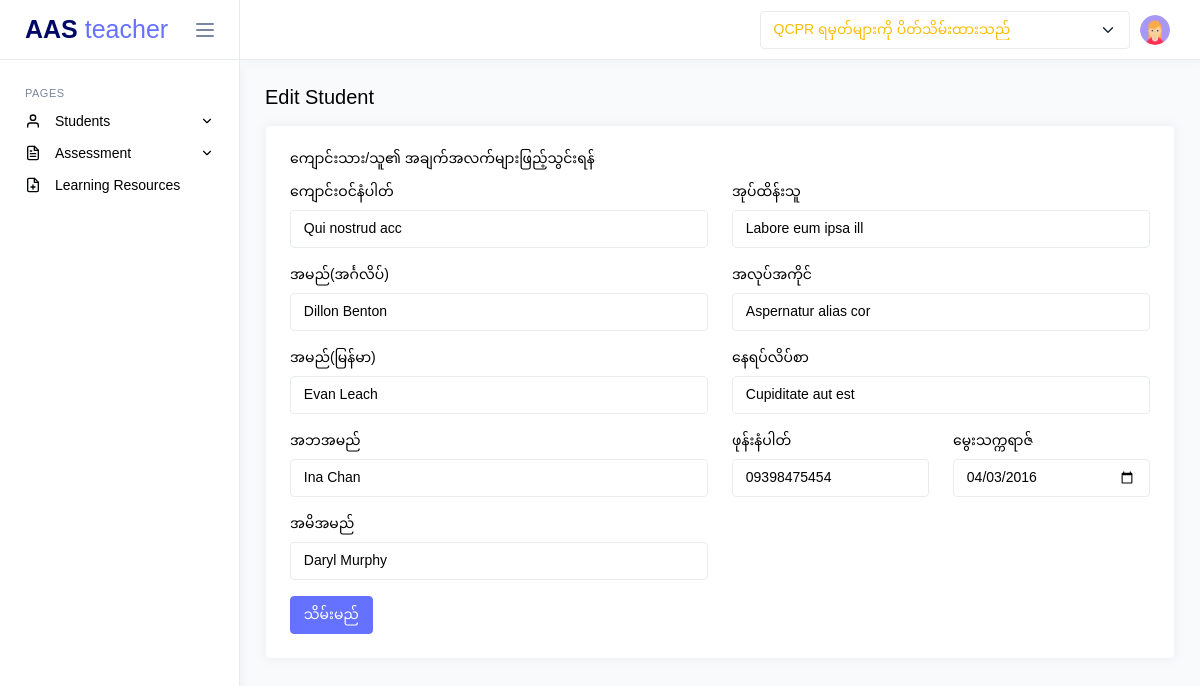
Screenshot of /teacher/edit-student.php?id=4 (signed in) with the database file from the repository.
### tables this page shows
CREATE TABLE `qcpr` (
  `id` int(11) NOT NULL,
  `class_id` int(11) NOT NULL,
  `teacher_id` int(11) NOT NULL,
  `status` int(11) NOT NULL DEFAULT 0,
  `created_at` datetime NOT NULL DEFAULT current_timestamp(),
  `updated_at` datetime NOT NULL DEFAULT current_timestamp()
);

CREATE TABLE `students` (
  `id` int(11) NOT NULL,
  `class_id` int(11) DEFAULT NULL,
  `enrollment_no` varchar(15) NOT NULL,
  `name_en` varchar(255) NOT NULL,
  `name_mm` varchar(255) NOT NULL,
  `username` varchar(255) DEFAULT NULL,
  `password` varchar(255) NOT NULL DEFAULT '123456',
  `password_status` int(11) NOT NULL DEFAULT 0,
  `dob` date NOT NULL,
  `father_name` varchar(255) NOT NULL,
  `mother_name` varchar(255) NOT NULL,
  `guardian` varchar(255) NOT NULL,
  `parent_job` varchar(255) NOT NULL,
  `phone` varchar(15) NOT NULL,
  `address` varchar(255) NOT NULL,
  `created_at` datetime NOT NULL DEFAULT current_timestamp()
);

### app/controllers/QcprController.php (called while the page is built, shortened)
<?php
class QcprController
{
    private $qcprModel;
    public function __construct()
    {
        $database = new MySQL();
        $db = $database->connect();
        $this->qcprModel = new QcprModel($db);
    }
    public function getAnnouncementStatus()
    {
        return $this->qcprModel->getAnnouncementStatus($_SESSION['class_id']);
    }
}

### app/models/QcprModel.php (called while the page is built, shortened)
<?php
class QcprModel
{
    private $db;
    private $table = 'qcpr';
    public function __construct($db)
    {
        $this->db = $db;
    }
    public function getAnnouncementStatus($class_id)
    {
        try {
            $query = "SELECT status FROM $this->table WHERE class_id = :class_id";
            $stmt = $this->db->prepare($query);
            $stmt->bindParam(':class_id', $class_id);
            $stmt->execute();
            return $stmt->fetchColumn();
        } catch (PDOException $e) {
            return false;
        }
    }
}

### core/helpers/Helper.php (called while the page is built, shortened)
<?php
class Helper
{
    public static function startSession()
    {
        if (session_status() === PHP_SESSION_NONE) {
            return session_start();
        }
        return true;
    }
}

### app/controllers/StudentController.php (called while the page is built, shortened)
<?php
class StudentController
{
    private $studentModel;
    public function __construct()
    {
        $database = new MySQL();
        $db = $database->connect();
        $this->studentModel = new StudentModel($db);
    }
    public function getStudentById($id)
    {
        return $this->studentModel->getStudentById($id);
    }
}

### app/models/StudentModel.php (called while the page is built, shortened)
<?php
class StudentModel
{
    private $db;
    private $table = 'students';
    public function __construct($db)
    {
        $this->db = $db;
    }
    public function getStudentById($id)
    {
        try {
            $query = "SELECT * FROM {$this->table} WHERE id = ?";
            $stmt = $this->db->prepare($query);
            $stmt->execute([$id]);
            return $stmt->fetch(PDO::FETCH_OBJ);
        } catch (PDOException $e) {
            return $e->getMessage();
        }
    }
}

### public/teacher/edit-student.php (the view, shortened to what this page needs)
<?php
include('../components/header.php');
$id = $_GET["id"];
$studentController = new StudentController();
$student = $studentController->getStudentById($id);
?>
<body>
    <div class="main-wrapper">
        <?php
        include('../components/teacher_sidebar.php');
        include('../components/teacher_navbar.php');
        ?>
        <div class="page-content">
            <div>
                <h4 class="mb-3 mb-md-0">Edit Student</h4>
            </div>
            <div class="row">
                <div class="mt-3 col-lg grid-margin stretch-card">
                    <div class="card">
                        <div class="card-body">
                            <h4 class="card-title">‌‌‌‌‌ကျောင်းသား/သူ၏ အချက်အလက်များဖြည့်သွင်းရန်</h4>
                            <form id="signupForm" method="POST" action="">
                                <div class="row">
                                    <div class="col-lg-6">
                                        <div class="mb-3">
                                            <label for="enrollment_no" class="form-label">‌ကျောင်းဝင်နံပါတ်</label>
                                            <input id="enrollment_no" class="form-control" name="enrollment_no"
                                                type="text" placeholder="၀၀၀၁" required value="<?= $student->enrollment_no ?>">
                                        </div>
                                        <div class="mb-3">
                                            <label for="name_en" class="form-label">အမည်(အင်္ဂလိပ်)</label>
                                            <input id="name_en" class="form-control" name="name_en" type="text"
                                                placeholder="Mg/Ma..." required value="<?= $student->name_en ?>">
                                        </div>
                                        <div class="mb-3">
                                            <label for="name_mm" class="form-label">အမည်(မြန်မာ)</label>
                                            <input id="name_mm" class="form-control" name="name_mm" type="text"
                                                placeholder="မောင်/မ..." required value="<?= $student->name_mm ?>">
                                        </div>
                                        <div class="mb-3">
                                            <label for="father_name" class="form-label">အဘအမည်</label>
                                            <input id="father_name" class="form-control" name="father_name" type="text"
                                                placeholder="ဦး.." required value="<?= $student->father_name ?>">
                                        </div>
                                        <div class="mb-3">
                                            <label for="mother_name" class="form-label">အမိအမည်</label>
                                            <input id="mother_name" class="form-control" name="mother_name" type="text"
                                                placeholder="ဒေါ်.." required value="<?= $student->mother_name ?>">
                                        </div>
                                    </div>
                                    <div class="col-lg-6">
                                        <div class="mb-3">
                                            <label for="guardian" class="form-label">အုပ်ထိန်းသူ</label>
                                            <input id="guardian" class="form-control" name="guardian" type="text"
                                                placeholder="ဦး/ဒေါ်.." required value="<?= $student->guardian ?>">
                                        </div>
                                        <div class="mb-3">
                                            <label for="parent_job" class="form-label">အလုပ်အကိုင်</label>
                                            <input id="parent_job" class="form-control" name="parent_job" type="text"
                                                placeholder="ခြံ" required value="<?= $student->parent_job ?>">
                                        </div>
                                        <div class="mb-3">
                                            <label for="address" class="form-label">နေရပ်လိပ်စာ</label>
                                            <input id="address" class="form-control" name="address" type="text"
                                                placeholder="" required value="<?= $student->address ?>">
                                        </div>
                                        <div class="row">
                                            <div class="col-md-6 mb-3">
                                                <label for="phone" class="form-label">ဖုန်းနံပါတ်</label>
                                                <input id="phone" class="form-control" name="phone"
                                                    type="tel" placeholder="09xxxxxxxxx" maxlength="11"
                                                    pattern="[0-9]{2}[0-9]{9}" required value="<?= $student->phone ?>">
                                            </div>
                                            <div class="col-md-6 mb-3">
                                                <label for="dob" class="form-label">မွေးသက္ကရာဇ်</label>
                                                <input id="dob" class="form-control" name="dob" type="date" required
                                                    value="<?= $student->dob ?>">
                                            </div>
                                        </div>
                                    </div>
                                </div>
                                <input name="submit_btn" class="btn btn-primary" type="submit" value="သိမ်းမည်">
                            </form>
                        </div>
                    </div>
                </div>
            </div>
        </div>
    </div>
    </div>
</body>

### public/components/teacher_navbar.php (shortened to what this page needs)
<?php
$announcement = new QcprController();
$status = $announcement->getAnnouncementStatus();
?>
<div class="page-wrapper">
    <nav class="navbar">
        <div class="navbar-content">
            <ul class="navbar-nav">
                <li class="nav-item">
                    <form action="" method="POST">
                        <select name="status" id="status" class="form-select <?= $status == 0 ? 'text-warning' : 'text-success' ?>" onchange="this.form.submit()">
                            <option value="0" <?= $status == 0 ? 'selected' : '' ?>> <?= $status == 0 ? 'QCPR ရမှတ်များကို ပိတ်သိမ်းထားသည်' : 'QCPR ရမှတ်များကို ပိတ်သိမ်းမည်' ?> </option>
                        </select>
                    </form>
                </li>
                <li class="nav-item dropdown">
                    <a class="nav-link dropdown-toggle" href="#" id="profileDropdown" role="button"
                        data-bs-toggle="dropdown" aria-haspopup="true" aria-expanded="false">
                        <img class="wd-30 ht-30 rounded-circle" src="../assets/images/faces/profile.png" alt="profile">
                    </a>
                </li>
            </ul>
        </div>
    </nav>

### rows the page displays
qcpr: status "QCPR ရမှတ်များကို ပိတ်သိမ်းထားသည်"
students: enrollment_no "Qui nostrud acc", name_en "Dillon Benton", name_mm "Evan Leach", father_name "Ina Chan", mother_name "Daryl Murphy", guardian "Labore eum ipsa ill", parent_job "Aspernatur alias cor", address "Cupiditate aut est", phone "09398475454", dob "04/03/2016"
